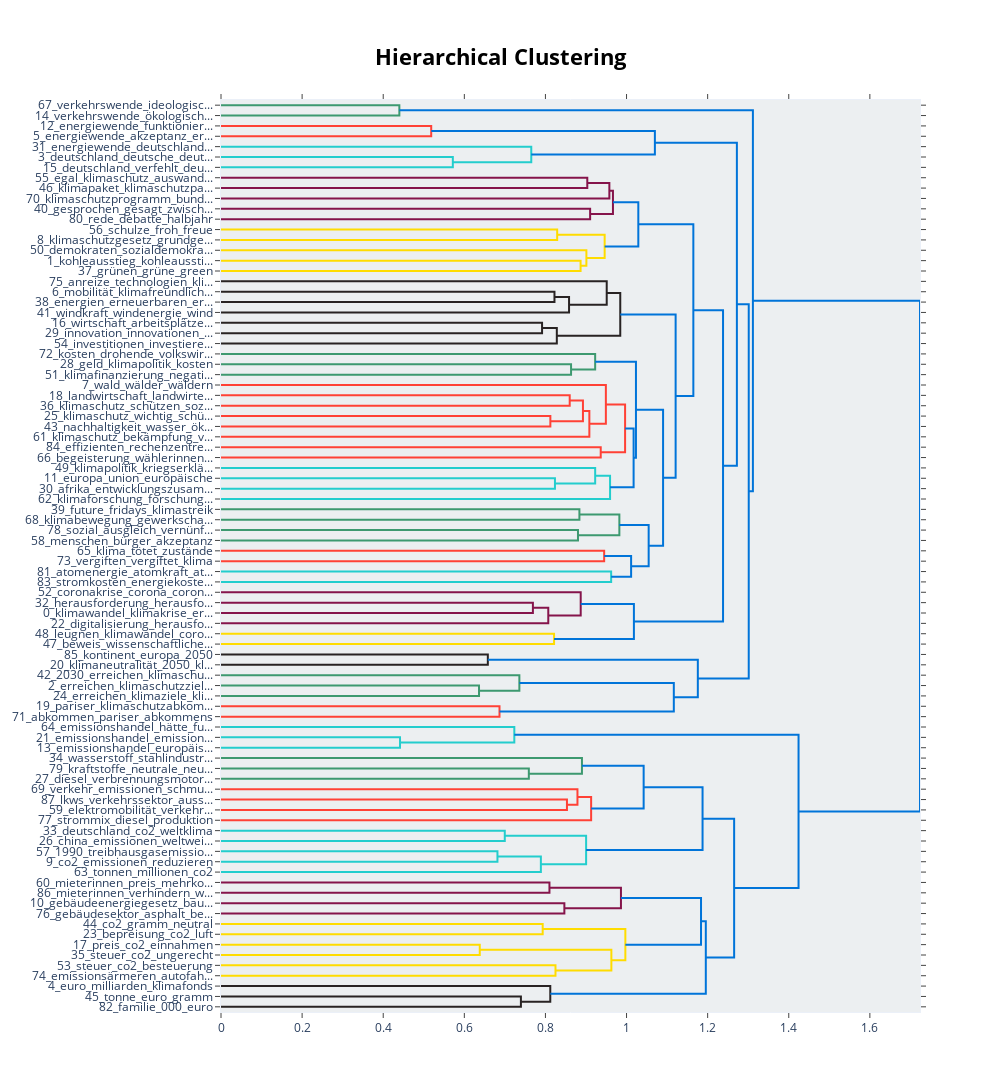

Notebook code for this chart:
### Code cell
topic_model.visualize_hierarchy()

### Figure 1 — Plotly figure (JSON) as saved in the notebook; plotly's stock layout.template omitted (floating-point values rounded to 4 significant figures)
{"data": [{"hoverinfo": "text", "marker": {"color": "rgb(61,153,112)"}, "mode": "lines", "type": "scatter", "x": [0, 0.4398, 0.4398, 0], "xaxis": "x", "y": [-5, -5, -15, -15], "yaxis": "y"}, {"hoverinfo": "text", "marker": {"color": "rgb(255,65,54)"}, "mode": "lines", "type": "scatter", "x": [0, 0.5183, 0.5183, 0], "xaxis": "x", "y": [-25, -25, -35, -35], "yaxis": "y"}, {"hoverinfo": "text", "marker": {"color": "rgb(35,205,205)"}, "mode": "lines", "type": "scatter", "x": [0, 0.5717, 0.5717, 0], "xaxis": "x", "y": [-55, -55, -65, -65], "yaxis": "y"}, {"hoverinfo": "text", "marker": {"color": "rgb(35,205,205)"}, "mode": "lines", "type": "scatter", "x": [0, 0.7651, 0.7651, 0.5717], "xaxis": "x", "y": [-45, -45, -60, -60], "yaxis": "y"}, {"hoverinfo": "text", "marker": {"color": "rgb(0,116,217)"}, "mode": "lines", "type": "scatter", "x": [0.5183, 1.07, 1.07, 0.7651], "xaxis": "x", "y": [-30, -30, -52.5, -52.5], "yaxis": "y"}, {"hoverinfo": "text", "marker": {"color": "rgb(133,20,75)"}, "mode": "lines", "type": "scatter", "x": [0, 0.9032, 0.9032, 0], "xaxis": "x", "y": [-75, -75, -85, -85], "yaxis": "y"}, {"hoverinfo": "text", "marker": {"color": "rgb(133,20,75)"}, "mode": "lines", "type": "scatter", "x": [0.9032, 0.9576, 0.9576, 0], "xaxis": "x", "y": [-80, -80, -95, -95], "yaxis": "y"}, {"hoverinfo": "text", "marker": {"color": "rgb(133,20,75)"}, "mode": "lines", "type": "scatter", "x": [0, 0.9102, 0.9102, 0], "xaxis": "x", "y": [-105, -105, -115, -115], "yaxis": "y"}, {"hoverinfo": "text", "marker": {"color": "rgb(133,20,75)"}, "mode": "lines", "type": "scatter", "x": [0.9576, 0.9665, 0.9665, 0.9102], "xaxis": "x", "y": [-87.5, -87.5, -110, -110], "yaxis": "y"}, {"hoverinfo": "text", "marker": {"color": "rgb(255,220,0)"}, "mode": "lines", "type": "scatter", "x": [0, 0.829, 0.829, 0], "xaxis": "x", "y": [-125, -125, -135, -135], "yaxis": "y"}, {"hoverinfo": "text", "marker": {"color": "rgb(255,220,0)"}, "mode": "lines", "type": "scatter", "x": [0, 0.8867, 0.8867, 0], "xaxis": "x", "y": [-155, -155, -165, -165], "yaxis": "y"}, {"hoverinfo": "text", "marker": {"color": "rgb(255,220,0)"}, "mode": "lines", "type": "scatter", "x": [0, 0.901, 0.901, 0.8867], "xaxis": "x", "y": [-145, -145, -160, -160], "yaxis": "y"}, {"hoverinfo": "text", "marker": {"color": "rgb(255,220,0)"}, "mode": "lines", "type": "scatter", "x": [0.829, 0.946, 0.946, 0.901], "xaxis": "x", "y": [-130, -130, -152.5, -152.5], "yaxis": "y"}, {"hoverinfo": "text", "marker": {"color": "rgb(0,116,217)"}, "mode": "lines", "type": "scatter", "x": [0.9665, 1.029, 1.029, 0.946], "xaxis": "x", "y": [-98.75, -98.75, -141.2, -141.2], "yaxis": "y"}, {"hoverinfo": "text", "marker": {"color": "rgb(40,35,35)"}, "mode": "lines", "type": "scatter", "x": [0, 0.8223, 0.8223, 0], "xaxis": "x", "y": [-185, -185, -195, -195], "yaxis": "y"}, {"hoverinfo": "text", "marker": {"color": "rgb(40,35,35)"}, "mode": "lines", "type": "scatter", "x": [0.8223, 0.8582, 0.8582, 0], "xaxis": "x", "y": [-190, -190, -205, -205], "yaxis": "y"}, {"hoverinfo": "text", "marker": {"color": "rgb(40,35,35)"}, "mode": "lines", "type": "scatter", "x": [0, 0.9511, 0.9511, 0.8582], "xaxis": "x", "y": [-175, -175, -197.5, -197.5], "yaxis": "y"}, {"hoverinfo": "text", "marker": {"color": "rgb(40,35,35)"}, "mode": "lines", "type": "scatter", "x": [0, 0.7917, 0.7917, 0], "xaxis": "x", "y": [-215, -215, -225, -225], "yaxis": "y"}, {"hoverinfo": "text", "marker": {"color": "rgb(40,35,35)"}, "mode": "lines", "type": "scatter", "x": [0.7917, 0.8281, 0.8281, 0], "xaxis": "x", "y": [-220, -220, -235, -235], "yaxis": "y"}, {"hoverinfo": "text", "marker": {"color": "rgb(40,35,35)"}, "mode": "lines", "type": "scatter", "x": [0.9511, 0.9845, 0.9845, 0.8281], "xaxis": "x", "y": [-186.2, -186.2, -227.5, -227.5], "yaxis": "y"}, {"hoverinfo": "text", "marker": {"color": "rgb(61,153,112)"}, "mode": "lines", "type": "scatter", "x": [0, 0.8632, 0.8632, 0], "xaxis": "x", "y": [-255, -255, -265, -265], "yaxis": "y"}, {"hoverinfo": "text", "marker": {"color": "rgb(61,153,112)"}, "mode": "lines", "type": "scatter", "x": [0, 0.9226, 0.9226, 0.8632], "xaxis": "x", "y": [-245, -245, -260, -260], "yaxis": "y"}, {"hoverinfo": "text", "marker": {"color": "rgb(255,65,54)"}, "mode": "lines", "type": "scatter", "x": [0, 0.8599, 0.8599, 0], "xaxis": "x", "y": [-285, -285, -295, -295], "yaxis": "y"}, {"hoverinfo": "text", "marker": {"color": "rgb(255,65,54)"}, "mode": "lines", "type": "scatter", "x": [0, 0.8122, 0.8122, 0], "xaxis": "x", "y": [-305, -305, -315, -315], "yaxis": "y"}, {"hoverinfo": "text", "marker": {"color": "rgb(255,65,54)"}, "mode": "lines", "type": "scatter", "x": [0.8599, 0.8925, 0.8925, 0.8122], "xaxis": "x", "y": [-290, -290, -310, -310], "yaxis": "y"}, {"hoverinfo": "text", "marker": {"color": "rgb(255,65,54)"}, "mode": "lines", "type": "scatter", "x": [0.8925, 0.9083, 0.9083, 0], "xaxis": "x", "y": [-300, -300, -325, -325], "yaxis": "y"}, {"hoverinfo": "text", "marker": {"color": "rgb(255,65,54)"}, "mode": "lines", "type": "scatter", "x": [0, 0.949, 0.949, 0.9083], "xaxis": "x", "y": [-275, -275, -312.5, -312.5], "yaxis": "y"}, {"hoverinfo": "text", "marker": {"color": "rgb(255,65,54)"}, "mode": "lines", "type": "scatter", "x": [0, 0.9363, 0.9363, 0], "xaxis": "x", "y": [-335, -335, -345, -345], "yaxis": "y"}, {"hoverinfo": "text", "marker": {"color": "rgb(255,65,54)"}, "mode": "lines", "type": "scatter", "x": [0.949, 0.9964, 0.9964, 0.9363], "xaxis": "x", "y": [-293.8, -293.8, -340, -340], "yaxis": "y"}, {"hoverinfo": "text", "marker": {"color": "rgb(35,205,205)"}, "mode": "lines", "type": "scatter", "x": [0, 0.8235, 0.8235, 0], "xaxis": "x", "y": [-365, -365, -375, -375], "yaxis": "y"}, {"hoverinfo": "text", "marker": {"color": "rgb(35,205,205)"}, "mode": "lines", "type": "scatter", "x": [0, 0.9226, 0.9226, 0.8235], "xaxis": "x", "y": [-355, -355, -370, -370], "yaxis": "y"}, {"hoverinfo": "text", "marker": {"color": "rgb(35,205,205)"}, "mode": "lines", "type": "scatter", "x": [0.9226, 0.9594, 0.9594, 0], "xaxis": "x", "y": [-362.5, -362.5, -385, -385], "yaxis": "y"}, {"hoverinfo": "text", "marker": {"color": "rgb(0,116,217)"}, "mode": "lines", "type": "scatter", "x": [0.9964, 1.017, 1.017, 0.9594], "xaxis": "x", "y": [-316.9, -316.9, -373.8, -373.8], "yaxis": "y"}, {"hoverinfo": "text", "marker": {"color": "rgb(0,116,217)"}, "mode": "lines", "type": "scatter", "x": [0.9226, 1.023, 1.023, 1.017], "xaxis": "x", "y": [-252.5, -252.5, -345.3, -345.3], "yaxis": "y"}, {"hoverinfo": "text", "marker": {"color": "rgb(61,153,112)"}, "mode": "lines", "type": "scatter", "x": [0, 0.8838, 0.8838, 0], "xaxis": "x", "y": [-395, -395, -405, -405], "yaxis": "y"}, {"hoverinfo": "text", "marker": {"color": "rgb(61,153,112)"}, "mode": "lines", "type": "scatter", "x": [0, 0.8803, 0.8803, 0], "xaxis": "x", "y": [-415, -415, -425, -425], "yaxis": "y"}, {"hoverinfo": "text", "marker": {"color": "rgb(61,153,112)"}, "mode": "lines", "type": "scatter", "x": [0.8838, 0.9823, 0.9823, 0.8803], "xaxis": "x", "y": [-400, -400, -420, -420], "yaxis": "y"}, {"hoverinfo": "text", "marker": {"color": "rgb(255,65,54)"}, "mode": "lines", "type": "scatter", "x": [0, 0.9448, 0.9448, 0], "xaxis": "x", "y": [-435, -435, -445, -445], "yaxis": "y"}, {"hoverinfo": "text", "marker": {"color": "rgb(35,205,205)"}, "mode": "lines", "type": "scatter", "x": [0, 0.962, 0.962, 0], "xaxis": "x", "y": [-455, -455, -465, -465], "yaxis": "y"}, {"hoverinfo": "text", "marker": {"color": "rgb(0,116,217)"}, "mode": "lines", "type": "scatter", "x": [0.9448, 1.011, 1.011, 0.962], "xaxis": "x", "y": [-440, -440, -460, -460], "yaxis": "y"}, {"hoverinfo": "text", "marker": {"color": "rgb(0,116,217)"}, "mode": "lines", "type": "scatter", "x": [0.9823, 1.055, 1.055, 1.011], "xaxis": "x", "y": [-410, -410, -450, -450], "yaxis": "y"}, {"hoverinfo": "text", "marker": {"color": "rgb(0,116,217)"}, "mode": "lines", "type": "scatter", "x": [1.023, 1.09, 1.09, 1.055], "xaxis": "x", "y": [-298.9, -298.9, -430, -430], "yaxis": "y"}, {"hoverinfo": "text", "marker": {"color": "rgb(0,116,217)"}, "mode": "lines", "type": "scatter", "x": [0.9845, 1.121, 1.121, 1.09], "xaxis": "x", "y": [-206.9, -206.9, -364.5, -364.5], "yaxis": "y"}, {"hoverinfo": "text", "marker": {"color": "rgb(0,116,217)"}, "mode": "lines", "type": "scatter", "x": [1.029, 1.165, 1.165, 1.121], "xaxis": "x", "y": [-120, -120, -285.7, -285.7], "yaxis": "y"}, {"hoverinfo": "text", "marker": {"color": "rgb(133,20,75)"}, "mode": "lines", "type": "scatter", "x": [0, 0.7691, 0.7691, 0], "xaxis": "x", "y": [-485, -485, -495, -495], "yaxis": "y"}, {"hoverinfo": "text", "marker": {"color": "rgb(133,20,75)"}, "mode": "lines", "type": "scatter", "x": [0.7691, 0.807, 0.807, 0], "xaxis": "x", "y": [-490, -490, -505, -505], "yaxis": "y"}, {"hoverinfo": "text", "marker": {"color": "rgb(133,20,75)"}, "mode": "lines", "type": "scatter", "x": [0, 0.8869, 0.8869, 0.807], "xaxis": "x", "y": [-475, -475, -497.5, -497.5], "yaxis": "y"}, {"hoverinfo": "text", "marker": {"color": "rgb(255,220,0)"}, "mode": "lines", "type": "scatter", "x": [0, 0.8213, 0.8213, 0], "xaxis": "x", "y": [-515, -515, -525, -525], "yaxis": "y"}, {"hoverinfo": "text", "marker": {"color": "rgb(0,116,217)"}, "mode": "lines", "type": "scatter", "x": [0.8869, 1.018, 1.018, 0.8213], "xaxis": "x", "y": [-486.2, -486.2, -520, -520], "yaxis": "y"}, {"hoverinfo": "text", "marker": {"color": "rgb(0,116,217)"}, "mode": "lines", "type": "scatter", "x": [1.165, 1.238, 1.238, 1.018], "xaxis": "x", "y": [-202.8, -202.8, -503.1, -503.1], "yaxis": "y"}, {"hoverinfo": "text", "marker": {"color": "rgb(0,116,217)"}, "mode": "lines", "type": "scatter", "x": [1.07, 1.272, 1.272, 1.238], "xaxis": "x", "y": [-41.25, -41.25, -353.0, -353.0], "yaxis": "y"}, {"hoverinfo": "text", "marker": {"color": "rgb(40,35,35)"}, "mode": "lines", "type": "scatter", "x": [0, 0.658, 0.658, 0], "xaxis": "x", "y": [-535, -535, -545, -545], "yaxis": "y"}, {"hoverinfo": "text", "marker": {"color": "rgb(61,153,112)"}, "mode": "lines", "type": "scatter", "x": [0, 0.6362, 0.6362, 0], "xaxis": "x", "y": [-565, -565, -575, -575], "yaxis": "y"}, {"hoverinfo": "text", "marker": {"color": "rgb(61,153,112)"}, "mode": "lines", "type": "scatter", "x": [0, 0.7357, 0.7357, 0.6362], "xaxis": "x", "y": [-555, -555, -570, -570], "yaxis": "y"}, {"hoverinfo": "text", "marker": {"color": "rgb(255,65,54)"}, "mode": "lines", "type": "scatter", "x": [0, 0.6867, 0.6867, 0], "xaxis": "x", "y": [-585, -585, -595, -595], "yaxis": "y"}, {"hoverinfo": "text", "marker": {"color": "rgb(0,116,217)"}, "mode": "lines", "type": "scatter", "x": [0.7357, 1.117, 1.117, 0.6867], "xaxis": "x", "y": [-562.5, -562.5, -590, -590], "yaxis": "y"}, {"hoverinfo": "text", "marker": {"color": "rgb(0,116,217)"}, "mode": "lines", "type": "scatter", "x": [0.658, 1.176, 1.176, 1.117], "xaxis": "x", "y": [-540, -540, -576.2, -576.2], "yaxis": "y"}, {"hoverinfo": "text", "marker": {"color": "rgb(0,116,217)"}, "mode": "lines", "type": "scatter", "x": [1.272, 1.301, 1.301, 1.176], "xaxis": "x", "y": [-197.1, -197.1, -558.1, -558.1], "yaxis": "y"}, {"hoverinfo": "text", "marker": {"color": "rgb(0,116,217)"}, "mode": "lines", "type": "scatter", "x": [0.4398, 1.312, 1.312, 1.301], "xaxis": "x", "y": [-10, -10, -377.6, -377.6], "yaxis": "y"}, {"hoverinfo": "text", "marker": {"color": "rgb(35,205,205)"}, "mode": "lines", "type": "scatter", "x": [0, 0.4415, 0.4415, 0], "xaxis": "x", "y": [-615, -615, -625, -625], "yaxis": "y"}, {"hoverinfo": "text", "marker": {"color": "rgb(35,205,205)"}, "mode": "lines", "type": "scatter", "x": [0, 0.7233, 0.7233, 0.4415], "xaxis": "x", "y": [-605, -605, -620, -620], "yaxis": "y"}, {"hoverinfo": "text", "marker": {"color": "rgb(61,153,112)"}, "mode": "lines", "type": "scatter", "x": [0, 0.759, 0.759, 0], "xaxis": "x", "y": [-645, -645, -655, -655], "yaxis": "y"}, {"hoverinfo": "text", "marker": {"color": "rgb(61,153,112)"}, "mode": "lines", "type": "scatter", "x": [0, 0.89, 0.89, 0.759], "xaxis": "x", "y": [-635, -635, -650, -650], "yaxis": "y"}, {"hoverinfo": "text", "marker": {"color": "rgb(255,65,54)"}, "mode": "lines", "type": "scatter", "x": [0, 0.8531, 0.8531, 0], "xaxis": "x", "y": [-675, -675, -685, -685], "yaxis": "y"}, {"hoverinfo": "text", "marker": {"color": "rgb(255,65,54)"}, "mode": "lines", "type": "scatter", "x": [0, 0.879, 0.879, 0.8531], "xaxis": "x", "y": [-665, -665, -680, -680], "yaxis": "y"}, {"hoverinfo": "text", "marker": {"color": "rgb(255,65,54)"}, "mode": "lines", "type": "scatter", "x": [0.879, 0.9127, 0.9127, 0], "xaxis": "x", "y": [-672.5, -672.5, -695, -695], "yaxis": "y"}, {"hoverinfo": "text", "marker": {"color": "rgb(0,116,217)"}, "mode": "lines", "type": "scatter", "x": [0.89, 1.042, 1.042, 0.9127], "xaxis": "x", "y": [-642.5, -642.5, -683.8, -683.8], "yaxis": "y"}, {"hoverinfo": "text", "marker": {"color": "rgb(35,205,205)"}, "mode": "lines", "type": "scatter", "x": [0, 0.6998, 0.6998, 0], "xaxis": "x", "y": [-705, -705, -715, -715], "yaxis": "y"}, {"hoverinfo": "text", "marker": {"color": "rgb(35,205,205)"}, "mode": "lines", "type": "scatter", "x": [0, 0.6817, 0.6817, 0], "xaxis": "x", "y": [-725, -725, -735, -735], "yaxis": "y"}, {"hoverinfo": "text", "marker": {"color": "rgb(35,205,205)"}, "mode": "lines", "type": "scatter", "x": [0.6817, 0.7887, 0.7887, 0], "xaxis": "x", "y": [-730, -730, -745, -745], "yaxis": "y"}, {"hoverinfo": "text", "marker": {"color": "rgb(35,205,205)"}, "mode": "lines", "type": "scatter", "x": [0.6998, 0.9003, 0.9003, 0.7887], "xaxis": "x", "y": [-710, -710, -737.5, -737.5], "yaxis": "y"}, {"hoverinfo": "text", "marker": {"color": "rgb(0,116,217)"}, "mode": "lines", "type": "scatter", "x": [1.042, 1.187, 1.187, 0.9003], "xaxis": "x", "y": [-663.1, -663.1, -723.8, -723.8], "yaxis": "y"}, {"hoverinfo": "text", "marker": {"color": "rgb(133,20,75)"}, "mode": "lines", "type": "scatter", "x": [0, 0.8099, 0.8099, 0], "xaxis": "x", "y": [-755, -755, -765, -765], "yaxis": "y"}, {"hoverinfo": "text", "marker": {"color": "rgb(133,20,75)"}, "mode": "lines", "type": "scatter", "x": [0, 0.8467, 0.8467, 0], "xaxis": "x", "y": [-775, -775, -785, -785], "yaxis": "y"}, {"hoverinfo": "text", "marker": {"color": "rgb(133,20,75)"}, "mode": "lines", "type": "scatter", "x": [0.8099, 0.9862, 0.9862, 0.8467], "xaxis": "x", "y": [-760, -760, -780, -780], "yaxis": "y"}, {"hoverinfo": "text", "marker": {"color": "rgb(255,220,0)"}, "mode": "lines", "type": "scatter", "x": [0, 0.7932, 0.7932, 0], "xaxis": "x", "y": [-795, -795, -805, -805], "yaxis": "y"}, {"hoverinfo": "text", "marker": {"color": "rgb(255,220,0)"}, "mode": "lines", "type": "scatter", "x": [0, 0.638, 0.638, 0], "xaxis": "x", "y": [-815, -815, -825, -825], "yaxis": "y"}, {"hoverinfo": "text", "marker": {"color": "rgb(255,220,0)"}, "mode": "lines", "type": "scatter", "x": [0, 0.8248, 0.8248, 0], "xaxis": "x", "y": [-835, -835, -845, -845], "yaxis": "y"}, {"hoverinfo": "text", "marker": {"color": "rgb(255,220,0)"}, "mode": "lines", "type": "scatter", "x": [0.638, 0.9626, 0.9626, 0.8248], "xaxis": "x", "y": [-820, -820, -840, -840], "yaxis": "y"}, {"hoverinfo": "text", "marker": {"color": "rgb(255,220,0)"}, "mode": "lines", "type": "scatter", "x": [0.7932, 0.9971, 0.9971, 0.9626], "xaxis": "x", "y": [-800, -800, -830, -830], "yaxis": "y"}, {"hoverinfo": "text", "marker": {"color": "rgb(0,116,217)"}, "mode": "lines", "type": "scatter", "x": [0.9862, 1.184, 1.184, 0.9971], "xaxis": "x", "y": [-770, -770, -815, -815], "yaxis": "y"}, {"hoverinfo": "text", "marker": {"color": "rgb(40,35,35)"}, "mode": "lines", "type": "scatter", "x": [0, 0.7395, 0.7395, 0], "xaxis": "x", "y": [-865, -865, -875, -875], "yaxis": "y"}, {"hoverinfo": "text", "marker": {"color": "rgb(40,35,35)"}, "mode": "lines", "type": "scatter", "x": [0, 0.812, 0.812, 0.7395], "xaxis": "x", "y": [-855, -855, -870, -870], "yaxis": "y"}, {"hoverinfo": "text", "marker": {"color": "rgb(0,116,217)"}, "mode": "lines", "type": "scatter", "x": [1.184, 1.195, 1.195, 0.812], "xaxis": "x", "y": [-792.5, -792.5, -862.5, -862.5], "yaxis": "y"}, {"hoverinfo": "text", "marker": {"color": "rgb(0,116,217)"}, "mode": "lines", "type": "scatter", "x": [1.187, 1.265, 1.265, 1.195], "xaxis": "x", "y": [-693.4, -693.4, -827.5, -827.5], "yaxis": "y"}, {"hoverinfo": "text", "marker": {"color": "rgb(0,116,217)"}, "mode": "lines", "type": "scatter", "x": [0.7233, 1.424, 1.424, 1.265], "xaxis": "x", "y": [-612.5, -612.5, -760.5, -760.5], "yaxis": "y"}, {"hoverinfo": "text", "marker": {"color": "rgb(0,116,217)"}, "mode": "lines", "type": "scatter", "x": [1.312, 1.724, 1.724, 1.424], "xaxis": "x", "y": [-193.8, -193.8, -686.5, -686.5], "yaxis": "y"}], "layout": {"autosize": false, "height": 1520, "hoverlabel": {"bgcolor": "white", "font": {"family": "Rockwell", "size": 16}}, "hovermode": "closest", "plot_bgcolor": "#ECEFF1", "showlegend": false, "title": {"font": {"color": "Black", "size": 22}, "text": "<b>Hierarchical Clustering</b>", "x": 0.5, "xanchor": "center", "yanchor": "top"}, "width": 1000, "xaxis": {"autorange": true, "mirror": "allticks", "range": [0, 1.724], "rangemode": "tozero", "showgrid": false, "showline": true, "showticklabels": true, "ticks": "outside", "type": "linear", "zeroline": false}, "yaxis": {"mirror": "allticks", "range": [-880, 0], "rangemode": "tozero", "showgrid": false, "showline": true, "showticklabels": true, "tickmode": "array", "ticks": "outside", "ticktext": ["67_verkehrswende_ideologisc...", "14_verkehrswende_ökologisch...", "12_energiewende_funktionier...", "5_energiewende_akzeptanz_er...", "31_energiewende_deutschland...", "3_deutschland_deutsche_deut...", "15_deutschland_verfehlt_deu...", "55_egal_klimaschutz_auswand...", "46_klimapaket_klimaschutzpa...", "70_klimaschutzprogramm_bund...", "40_gesprochen_gesagt_zwisch...", "80_rede_debatte_halbjahr", "56_schulze_froh_freue", "8_klimaschutzgesetz_grundge...", "50_demokraten_sozialdemokra...", "1_kohleausstieg_kohleaussti...", "37_grünen_grüne_green", "75_anreize_technologien_kli...", "6_mobilität_klimafreundlich...", "38_energien_erneuerbaren_er...", "41_windkraft_windenergie_wind", "16_wirtschaft_arbeitsplätze...", "29_innovation_innovationen_...", "54_investitionen_investiere...", "72_kosten_drohende_volkswir...", "28_geld_klimapolitik_kosten", "51_klimafinanzierung_negati...", "7_wald_wälder_wäldern", "18_landwirtschaft_landwirte...", "36_klimaschutz_schützen_soz...", "25_klimaschutz_wichtig_schü...", "43_nachhaltigkeit_wasser_ök...", "61_klimaschutz_bekämpfung_v...", "84_effizienten_rechenzentre...", "66_begeisterung_wählerinnen...", "49_klimapolitik_kriegserklä...", "11_europa_union_europäische", "30_afrika_entwicklungszusam...", "62_klimaforschung_forschung...", "39_future_fridays_klimastreik", "68_klimabewegung_gewerkscha...", "78_sozial_ausgleich_vernünf...", "58_menschen_bürger_akzeptanz", "65_klima_tötet_zustände", "73_vergiften_vergiftet_klima", "81_atomenergie_atomkraft_at...", "83_stromkosten_energiekoste...", "52_coronakrise_corona_coron...", "32_herausforderung_herausfo...", "0_klimawandel_klimakrise_er...", "22_digitalisierung_herausfo...", "48_leugnen_klimawandel_coro...", "47_beweis_wissenschaftliche...", "85_kontinent_europa_2050", "20_klimaneutralität_2050_kl...", "42_2030_erreichen_klimaschu...", "2_erreichen_klimaschutzziel...", "24_erreichen_klimaziele_kli...", "19_pariser_klimaschutzabkom...", "71_abkommen_pariser_abkommens", "64_emissionshandel_hätte_fu...", "21_emissionshandel_emission...", "13_emissionshandel_europäis...", "34_wasserstoff_stahlindustr...", "79_kraftstoffe_neutrale_neu...", "27_diesel_verbrennungsmotor...", "69_verkehr_emissionen_schmu...", "87_lkws_verkehrssektor_auss...", "59_elektromobilität_verkehr...", "77_strommix_diesel_produktion", "33_deutschland_co2_weltklima", "26_china_emissionen_weltwei...", "57_1990_treibhausgasemissio...", "9_co2_emissionen_reduzieren", "63_tonnen_millionen_co2", "60_mieterinnen_preis_mehrko...", "86_mieterinnen_verhindern_w...", "10_gebäudeenergiegesetz_bau...", "76_gebäudesektor_asphalt_be...", "44_co2_gramm_neutral", "23_bepreisung_co2_luft", "17_preis_co2_einnahmen", "35_steuer_co2_ungerecht", "53_steuer_co2_besteuerung", "74_emissionsärmeren_autofah...", "4_euro_milliarden_klimafonds", "45_tonne_euro_gramm", "82_familie_000_euro"], "tickvals": [-5, -15, -25, -35, -45, -55, -65, -75, -85, -95, -105, -115, -125, -135, -145, -155, -165, -175, -185, -195, -205, -215, -225, -235, -245, -255, -265, -275, -285, -295, -305, -315, -325, -335, -345, -355, -365, -375, -385, -395, -405, -415, -425, -435, -445, -455, -465, -475, -485, -495, -505, -515, -525, -535, -545, -555, -565, -575, -585, -595, -605, -615, -625, -635, -645, -655, -665, -675, -685, -695, -705, -715, -725, -735, -745, -755, -765, -775, -785, -795, -805, -815, -825, -835, -845, -855, -865, -875], "type": "linear", "zeroline": false}}}
